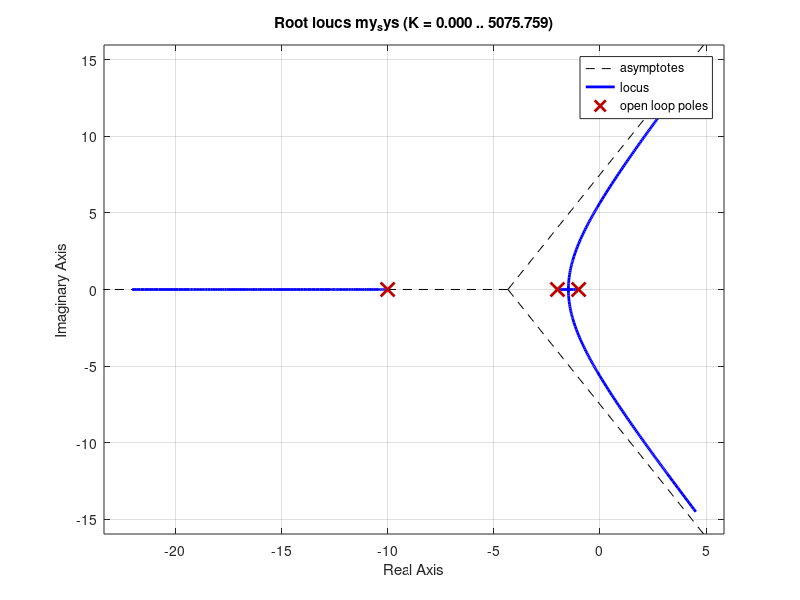

This chart was generated by the following MATLAB code:
% ------------------------------------------------------------
% Name: root_locus.m
% Desc: Root Locus Plot
% Vers: Nov 16, 2022, jrm, beautified
%       Nov  2, 2022, jrm, original
%       Dec  4, 2022, zc,  modified 
%
% ------------------------------------------------------------

close all;
clear all;
format compact;

% ------------------------------------------------------------

%
% Start with
%
%   G(s) = 1 / ( 1 s^3 + 8 s^2 + 24 s + 32 );
%
% which has Open Loop Poles at 
%   -4, -2+2i, and -2-2i.
%

% The first thing done was adding a controls system tool
% box to MATLAB so that the function tf can plot 
% root locus plots 
% The revision made was changing the my_den to 
% match the denominator given in the problem so that 
% the MATLAB code matched the given plant transfer fucntion of 
% G(s) = 1 / ( 1 s^3 + 13 s^2 + 32 s + 20 ); 
% where the function would have no open loop zeros 
% and open loop poles at -10,-2, and -1
% The revision was shown in line 41 while line 37 kept the my_num since 
% the problem had one as the numerator 

my_num = [1];

%my_den = [1 8 24 32];

my_den = [1 13 32 20];

%
% Show the Open Loop Poles and Zeros
%

my_zeros = roots( my_num );
disp( 'Open Loop Zeros' );
disp( my_zeros );

my_poles = roots( my_den );
disp('Open Loop Poles');
disp( my_poles );

%
% Now, place the system into a closed loop,
% feedback system with variable gain, K
% And compute a Root Locus Plot.
%
% The original Pole locations ('X')
% show what happens with a loop gain of Zero.
%
% The poles wander a path that shows what happens
% when the gain is progressively turned up.
%
% Notice that at some gain, some pole wander across
% the imaginary axis into the right-half plane,
% indicating that there is some gain that will
% drive the system un-stable.
%
% The Closed-Loop System:
%
%  R(s) --> (sum) ---> G(s) ->-+---> C(s)
%         +   ^ -              |
%             |                |
%             +----<--- K <----+
%

clear tf
my_sys = tf( my_num, my_den );

rlocus( my_sys );

% ------------------------------------------------------------
% ------------------------------------------------------------
